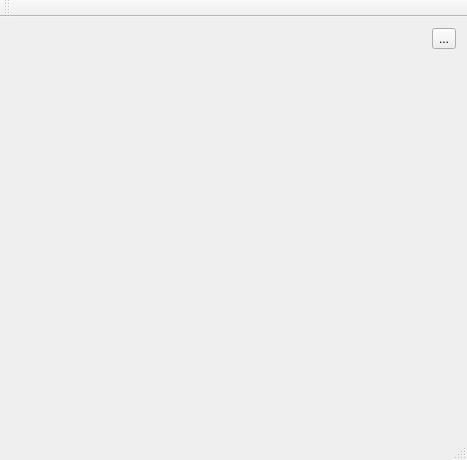
<?xml version="1.0" encoding="UTF-8"?>
<ui version="4.0">
 <class>MainWindow</class>
 <widget class="QMainWindow" name="MainWindow">
  <property name="geometry">
   <rect>
    <x>0</x>
    <y>0</y>
    <width>467</width>
    <height>460</height>
   </rect>
  </property>
  <property name="windowTitle">
   <string>MainWindow</string>
  </property>
  <widget class="QWidget" name="centralWidget">
   <layout class="QGridLayout" name="gridLayout">
    <item row="0" column="0" colspan="2">
     <layout class="QHBoxLayout" name="horizontalLayout">
      <item>
       <spacer name="horizontalSpacer">
        <property name="orientation">
         <enum>Qt::Horizontal</enum>
        </property>
        <property name="sizeHint" stdset="0">
         <size>
          <width>338</width>
          <height>20</height>
         </size>
        </property>
       </spacer>
      </item>
      <item>
       <widget class="LibraryButton" name="toolButton">
        <property name="text">
         <string>...</string>
        </property>
       </widget>
      </item>
     </layout>
    </item>
    <item row="1" column="0">
     <spacer name="horizontalSpacer_2">
      <property name="orientation">
       <enum>Qt::Horizontal</enum>
      </property>
      <property name="sizeHint" stdset="0">
       <size>
        <width>430</width>
        <height>20</height>
       </size>
      </property>
     </spacer>
    </item>
    <item row="1" column="1">
     <widget class="SearchFilterListView" name="sortFilterList" native="true"/>
    </item>
   </layout>
  </widget>
  <widget class="QMenuBar" name="menuBar">
   <property name="geometry">
    <rect>
     <x>0</x>
     <y>0</y>
     <width>467</width>
     <height>23</height>
    </rect>
   </property>
  </widget>
  <widget class="QToolBar" name="mainToolBar">
   <attribute name="toolBarArea">
    <enum>TopToolBarArea</enum>
   </attribute>
   <attribute name="toolBarBreak">
    <bool>false</bool>
   </attribute>
  </widget>
  <widget class="QStatusBar" name="statusBar"/>
 </widget>
 <layoutdefault spacing="6" margin="11"/>
 <customwidgets>
  <customwidget>
   <class>LibraryButton</class>
   <extends>QToolButton</extends>
   <header location="global">librarybutton.h</header>
  </customwidget>
  <customwidget>
   <class>SearchFilterListView</class>
   <extends>QWidget</extends>
   <header location="global">searchfilterlistview.h</header>
   <container>1</container>
  </customwidget>
 </customwidgets>
 <resources/>
 <connections/>
</ui>
